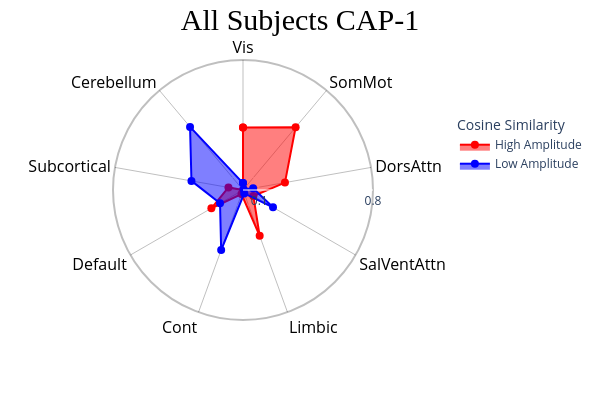
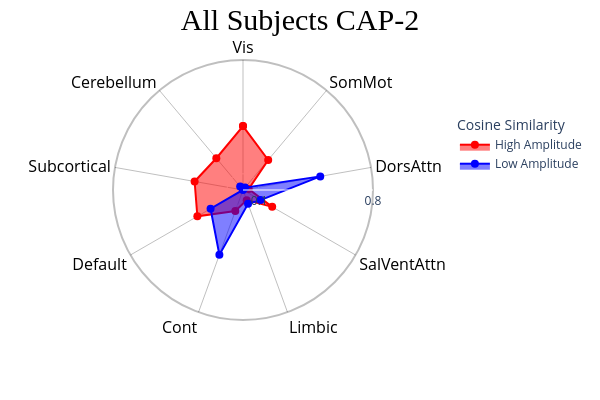
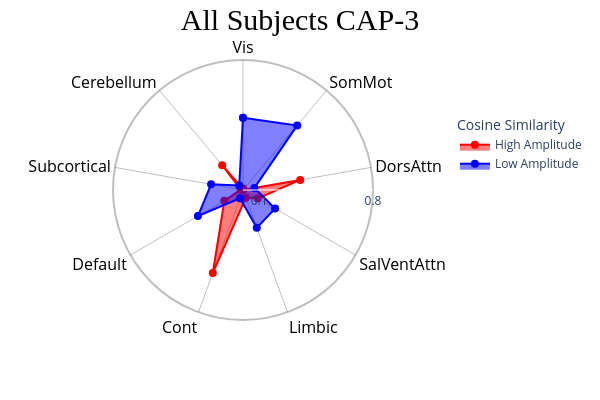
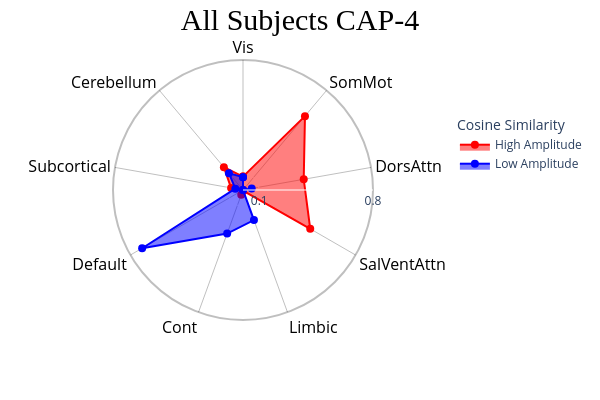

Source (notebook cell) for these figures, in order:
### Code cell
surface_kwargs = {**PlotDefaults.caps2surf(), "layout": "row", "size": (500, 100)}

radar_kwargs = {**PlotDefaults.caps2radar(), "height": 400, "width": 600}
radar_kwargs["radialaxis"] = {"range": [0, 0.8], "tickvals": [0.1, "", "", 0.8]}
radar_kwargs["legend"] = {"yanchor": "top", "y": 0.8, "x": 1.15}

plot_kwargs = {**PlotDefaults.caps2plot()}

corr_kwargs = {**PlotDefaults.caps2corr()}

cap_analysis.caps2surf(**surface_kwargs)
cap_analysis.caps2radar(**radar_kwargs)
cap_analysis.caps2plot(**plot_kwargs, visual_scope="nodes")
cap_analysis.caps2plot(**plot_kwargs)
# cap_analysis.caps2plot(**plot_kwargs, plot_options="outer_product")
cap_analysis.caps2corr(**corr_kwargs)

### Figure 1 — Plotly figure (JSON) as saved in the notebook; plotly's stock layout.template omitted (floating-point values rounded to 4 significant figures)
{"data": [{"fill": "toself", "hovertemplate": "color=High Amplitude<br>r=%{r}<br>Regions=%{theta}<extra></extra>", "legendgroup": "High Amplitude", "line": {"color": "rgba(255, 0, 0, 1)", "dash": "solid"}, "marker": {"size": 8, "symbol": "circle"}, "mode": "markers+lines", "name": "High Amplitude", "r": [0.3846, 0.5038, 0.2621, 0.07379, 0.3, 0.02688, 0.2247, 0.09092, 0.0, 0.3846], "showlegend": true, "subplot": "polar", "theta": ["Vis", "SomMot", "DorsAttn", "SalVentAttn", "Limbic", "Cont", "Default", "Subcortical", "Cerebellum", "Vis"], "type": "scatterpolar"}, {"fill": "toself", "hovertemplate": "color=Low Amplitude<br>r=%{r}<br>Regions=%{theta}<extra></extra>", "legendgroup": "Low Amplitude", "line": {"color": "rgba(0, 0, 255, 1)", "dash": "solid"}, "marker": {"size": 8, "symbol": "circle"}, "mode": "markers+lines", "name": "Low Amplitude", "r": [0.04235, 0.00647, 0.06332, 0.2132, 0.02236, 0.393, 0.1633, 0.322, 0.5071, 0.04235], "showlegend": true, "subplot": "polar", "theta": ["Vis", "SomMot", "DorsAttn", "SalVentAttn", "Limbic", "Cont", "Default", "Subcortical", "Cerebellum", "Vis"], "type": "scatterpolar"}], "layout": {"height": 400, "legend": {"title": {"text": "Cosine Similarity"}, "tracegroupgap": 0, "x": 1.15, "y": 0.8, "yanchor": "top"}, "margin": {"t": 60}, "polar": {"angularaxis": {"categoryarray": ["Vis", "SomMot", "DorsAttn", "SalVentAttn", "Limbic", "Cont", "Default", "Subcortical", "Cerebellum", "Vis", "SomMot", "DorsAttn", "SalVentAttn", "Limbic", "Cont", "Default", "Subcortical", "Cerebellum"], "categoryorder": "array", "direction": "clockwise", "gridcolor": "rgba(0, 0, 0, 0.25)", "linecolor": "rgba(0, 0, 0, 0.25)", "linewidth": 2, "rotation": 90, "showline": true, "tickfont": {"color": "black", "size": 16}}, "bgcolor": "white", "domain": {"x": [0, 1], "y": [0, 1]}, "radialaxis": {"range": [0, 0.8], "tickvals": [0.1, "", "", 0.8]}}, "showlegend": true, "title": {"font": {"color": "black", "family": "Times New Roman", "size": 30}, "text": "All Subjects CAP-1", "x": 0.5}, "width": 600}}

### Figure 2 — Plotly figure (JSON) as saved in the notebook; plotly's stock layout.template omitted (floating-point values rounded to 4 significant figures)
{"data": [{"fill": "toself", "hovertemplate": "color=High Amplitude<br>r=%{r}<br>Regions=%{theta}<extra></extra>", "legendgroup": "High Amplitude", "line": {"color": "rgba(255, 0, 0, 1)", "dash": "solid"}, "marker": {"size": 8, "symbol": "circle"}, "mode": "markers+lines", "name": "High Amplitude", "r": [0.3934, 0.241, 0.03553, 0.2074, 0.06641, 0.138, 0.3242, 0.3024, 0.2553, 0.3934], "showlegend": true, "subplot": "polar", "theta": ["Vis", "SomMot", "DorsAttn", "SalVentAttn", "Limbic", "Cont", "Default", "Subcortical", "Cerebellum", "Vis"], "type": "scatterpolar"}, {"fill": "toself", "hovertemplate": "color=Low Amplitude<br>r=%{r}<br>Regions=%{theta}<extra></extra>", "legendgroup": "Low Amplitude", "line": {"color": "rgba(0, 0, 255, 1)", "dash": "solid"}, "marker": {"size": 8, "symbol": "circle"}, "mode": "markers+lines", "name": "Low Amplitude", "r": [0.007749, 0.01932, 0.4827, 0.1242, 0.09078, 0.4248, 0.2305, 0.0004379, 0.02721, 0.007749], "showlegend": true, "subplot": "polar", "theta": ["Vis", "SomMot", "DorsAttn", "SalVentAttn", "Limbic", "Cont", "Default", "Subcortical", "Cerebellum", "Vis"], "type": "scatterpolar"}], "layout": {"height": 400, "legend": {"title": {"text": "Cosine Similarity"}, "tracegroupgap": 0, "x": 1.15, "y": 0.8, "yanchor": "top"}, "margin": {"t": 60}, "polar": {"angularaxis": {"categoryarray": ["Vis", "SomMot", "DorsAttn", "SalVentAttn", "Limbic", "Cont", "Default", "Subcortical", "Cerebellum", "Vis", "SomMot", "DorsAttn", "SalVentAttn", "Limbic", "Cont", "Default", "Subcortical", "Cerebellum"], "categoryorder": "array", "direction": "clockwise", "gridcolor": "rgba(0, 0, 0, 0.25)", "linecolor": "rgba(0, 0, 0, 0.25)", "linewidth": 2, "rotation": 90, "showline": true, "tickfont": {"color": "black", "size": 16}}, "bgcolor": "white", "domain": {"x": [0, 1], "y": [0, 1]}, "radialaxis": {"range": [0, 0.8], "tickvals": [0.1, "", "", 0.8]}}, "showlegend": true, "title": {"font": {"color": "black", "family": "Times New Roman", "size": 30}, "text": "All Subjects CAP-2", "x": 0.5}, "width": 600}}

### Figure 3 — Plotly figure (JSON) as saved in the notebook; plotly's stock layout.template omitted (floating-point values rounded to 4 significant figures)
{"data": [{"fill": "toself", "hovertemplate": "color=High Amplitude<br>r=%{r}<br>Regions=%{theta}<extra></extra>", "legendgroup": "High Amplitude", "line": {"color": "rgba(255, 0, 0, 1)", "dash": "solid"}, "marker": {"size": 8, "symbol": "circle"}, "mode": "markers+lines", "name": "High Amplitude", "r": [0.007311, 0.0, 0.3576, 0.1045, 0.0505, 0.5436, 0.1329, 0.0138, 0.1994, 0.007311], "showlegend": true, "subplot": "polar", "theta": ["Vis", "SomMot", "DorsAttn", "SalVentAttn", "Limbic", "Cont", "Default", "Subcortical", "Cerebellum", "Vis"], "type": "scatterpolar"}, {"fill": "toself", "hovertemplate": "color=Low Amplitude<br>r=%{r}<br>Regions=%{theta}<extra></extra>", "legendgroup": "Low Amplitude", "line": {"color": "rgba(0, 0, 255, 1)", "dash": "solid"}, "marker": {"size": 8, "symbol": "circle"}, "mode": "markers+lines", "name": "Low Amplitude", "r": [0.4453, 0.519, 0.07125, 0.2281, 0.248, 0.05469, 0.3201, 0.1995, 0.03639, 0.4453], "showlegend": true, "subplot": "polar", "theta": ["Vis", "SomMot", "DorsAttn", "SalVentAttn", "Limbic", "Cont", "Default", "Subcortical", "Cerebellum", "Vis"], "type": "scatterpolar"}], "layout": {"height": 400, "legend": {"title": {"text": "Cosine Similarity"}, "tracegroupgap": 0, "x": 1.15, "y": 0.8, "yanchor": "top"}, "margin": {"t": 60}, "polar": {"angularaxis": {"categoryarray": ["Vis", "SomMot", "DorsAttn", "SalVentAttn", "Limbic", "Cont", "Default", "Subcortical", "Cerebellum", "Vis", "SomMot", "DorsAttn", "SalVentAttn", "Limbic", "Cont", "Default", "Subcortical", "Cerebellum"], "categoryorder": "array", "direction": "clockwise", "gridcolor": "rgba(0, 0, 0, 0.25)", "linecolor": "rgba(0, 0, 0, 0.25)", "linewidth": 2, "rotation": 90, "showline": true, "tickfont": {"color": "black", "size": 16}}, "bgcolor": "white", "domain": {"x": [0, 1], "y": [0, 1]}, "radialaxis": {"range": [0, 0.8], "tickvals": [0.1, "", "", 0.8]}}, "showlegend": true, "title": {"font": {"color": "black", "family": "Times New Roman", "size": 30}, "text": "All Subjects CAP-3", "x": 0.5}, "width": 600}}

### Figure 4 — Plotly figure (JSON) as saved in the notebook; plotly's stock layout.template omitted (floating-point values rounded to 4 significant figures)
{"data": [{"fill": "toself", "hovertemplate": "color=High Amplitude<br>r=%{r}<br>Regions=%{theta}<extra></extra>", "legendgroup": "High Amplitude", "line": {"color": "rgba(255, 0, 0, 1)", "dash": "solid"}, "marker": {"size": 8, "symbol": "circle"}, "mode": "markers+lines", "name": "High Amplitude", "r": [0.08235, 0.5933, 0.3795, 0.4777, 0.005998, 0.03119, 0.0, 0.07448, 0.183, 0.08235], "showlegend": true, "subplot": "polar", "theta": ["Vis", "SomMot", "DorsAttn", "SalVentAttn", "Limbic", "Cont", "Default", "Subcortical", "Cerebellum", "Vis"], "type": "scatterpolar"}, {"fill": "toself", "hovertemplate": "color=Low Amplitude<br>r=%{r}<br>Regions=%{theta}<extra></extra>", "legendgroup": "Low Amplitude", "line": {"color": "rgba(0, 0, 255, 1)", "dash": "solid"}, "marker": {"size": 8, "symbol": "circle"}, "mode": "markers+lines", "name": "Low Amplitude", "r": [0.07905, 0.0, 0.05441, 0.0, 0.197, 0.2853, 0.7166, 0.04782, 0.1349, 0.07905], "showlegend": true, "subplot": "polar", "theta": ["Vis", "SomMot", "DorsAttn", "SalVentAttn", "Limbic", "Cont", "Default", "Subcortical", "Cerebellum", "Vis"], "type": "scatterpolar"}], "layout": {"height": 400, "legend": {"title": {"text": "Cosine Similarity"}, "tracegroupgap": 0, "x": 1.15, "y": 0.8, "yanchor": "top"}, "margin": {"t": 60}, "polar": {"angularaxis": {"categoryarray": ["Vis", "SomMot", "DorsAttn", "SalVentAttn", "Limbic", "Cont", "Default", "Subcortical", "Cerebellum", "Vis", "SomMot", "DorsAttn", "SalVentAttn", "Limbic", "Cont", "Default", "Subcortical", "Cerebellum"], "categoryorder": "array", "direction": "clockwise", "gridcolor": "rgba(0, 0, 0, 0.25)", "linecolor": "rgba(0, 0, 0, 0.25)", "linewidth": 2, "rotation": 90, "showline": true, "tickfont": {"color": "black", "size": 16}}, "bgcolor": "white", "domain": {"x": [0, 1], "y": [0, 1]}, "radialaxis": {"range": [0, 0.8], "tickvals": [0.1, "", "", 0.8]}}, "showlegend": true, "title": {"font": {"color": "black", "family": "Times New Roman", "size": 30}, "text": "All Subjects CAP-4", "x": 0.5}, "width": 600}}
